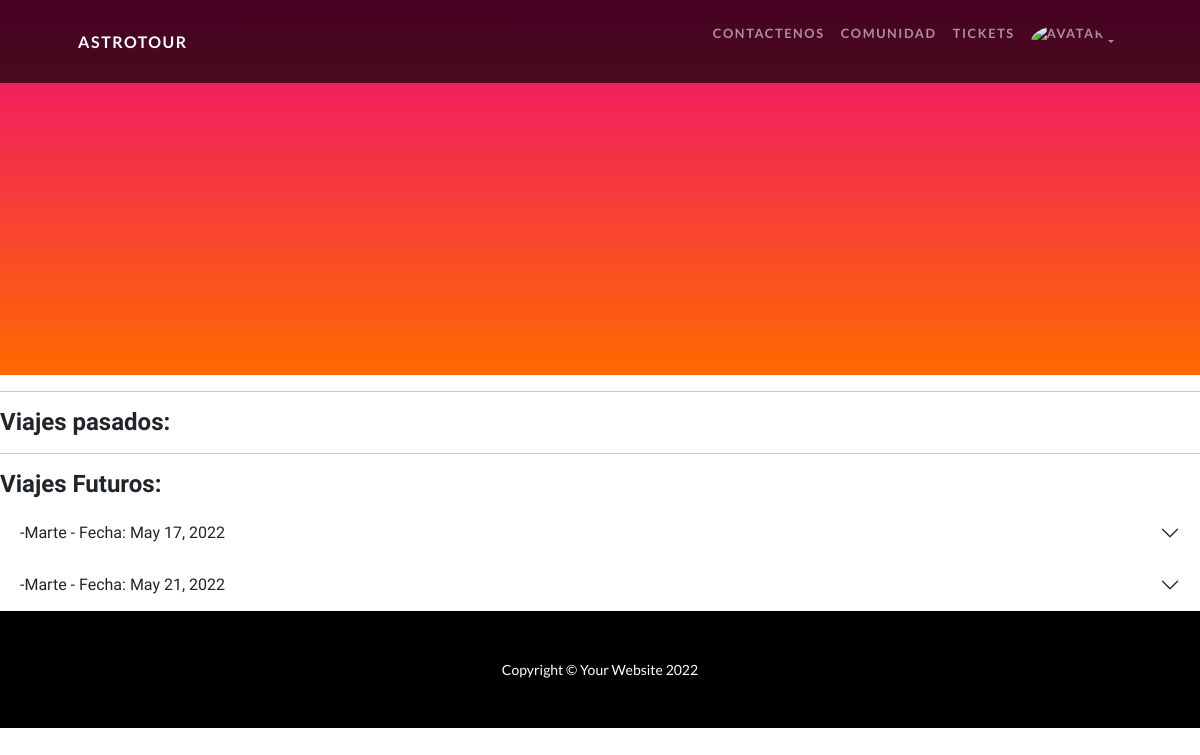
The app's page /viaje/ticket-usuario (signed in), older data.
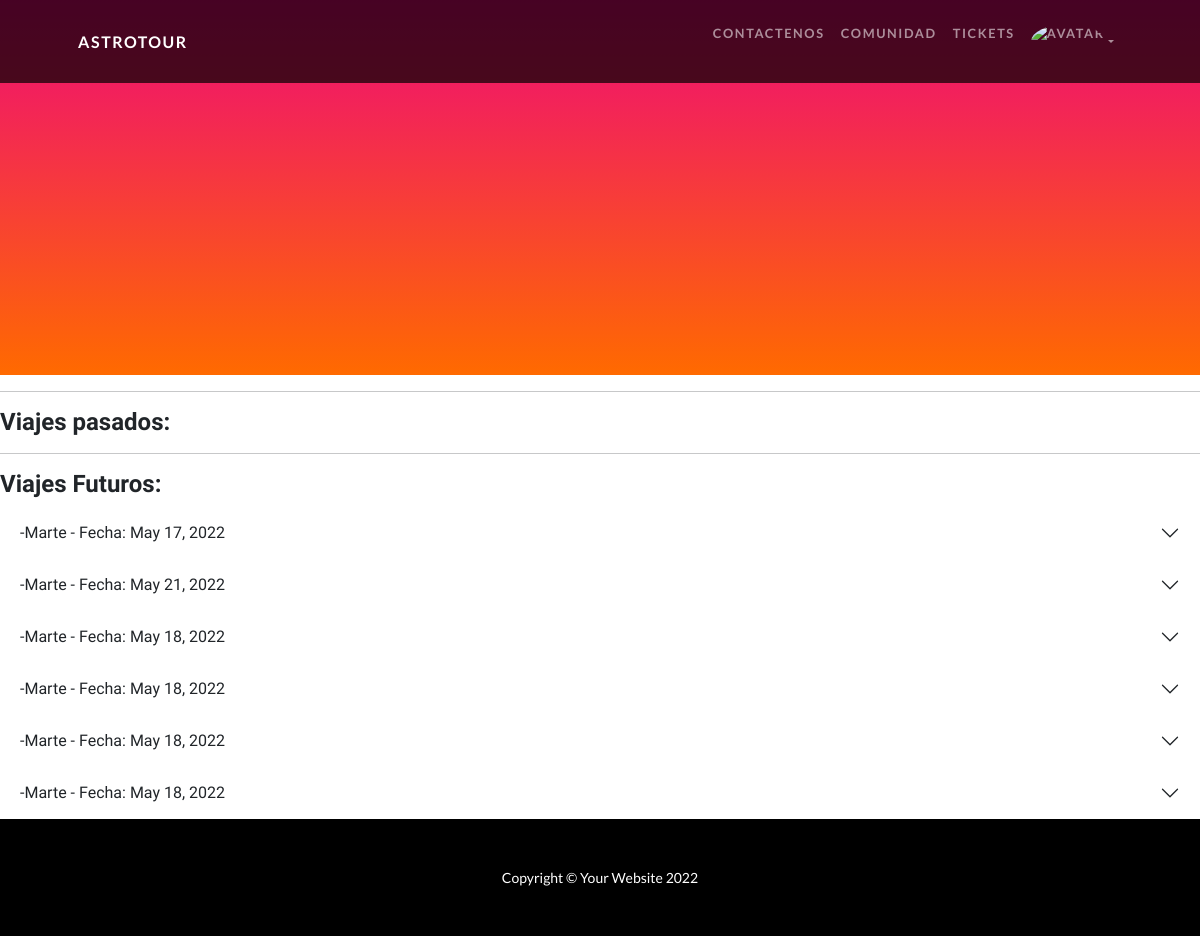
The same page, newer data.
### Viajes/models.py (models this page shows, shortened)
class Ticket_abordaje(models.Model):
    usuario = models.ForeignKey(Astroturista, on_delete= models.CASCADE)
    destino = models.ForeignKey(Destino, on_delete= models.CASCADE)
    vehiculo = models.ForeignKey(Vehiculo, on_delete= models.CASCADE)
    precio = models.IntegerField(blank = True, null = True)
    tiempo = models.FloatField(blank = True, null = True)
    fecha = models.DateField(blank = True, null = True)
    codigo_qr = models.ImageField(upload_to = "imagen", null = True, blank = True)

class Destino(models.Model):
    lugar = models.CharField(max_length = 50)
    ubicacion = models.CharField(max_length= 50)
    kilometros = models.IntegerField()
    gravedad = models.FloatField()
    resumen = models.TextField()
    descripcion = models.TextField()
    imagen = models.ImageField(upload_to = "imagen")
    def __str__(self):
        return f"{self.lugar}"

### Viajes/views.py (the view)
# urls.py: path("ticket-usuario", views.mostrar_tickets_astroturista, name = "Mostrar_tickets_usuario"),
@login_required
def mostrar_tickets_astroturista(request):
    user1 = request.user
    astroturista = Astroturista.objects.get(user = user1)
    now = datetime.now().date()
    print(now)
    tickets = Ticket_abordaje.objects.filter(usuario = astroturista)
    contexto = {"tickets_astrotusrita": tickets, "fecha_hoy": now}
    return render(request, "mostrar_ticket_usuario.html", contexto)

### Usuario/models.py (called while the page is built)
    def __str__(self):
        return f"{self.nombre} {self.apellido}"

### Viajes/models.py (called while the page is built)
    def __str__(self):
        return f"{self.nombre_vehiculo}"

### Viajes/templates/mostrar_ticket_usuario.html (shortened to what this page needs)
{% extends "padre.html" %}
{% load mathfilters %}
{% block ContenidoQueCambia %}
<section class="page-section" id="services">
    <hr class="divider" />
    <h4>Viajes pasados:</h4>
    <hr class="divider" />
    <h4>Viajes Futuros:</h4>
    {% for ticket in tickets_astrotusrita %}
    {% if ticket.fecha > fecha_hoy %}
      <div class="accordion accordion-flush" id="accordionFlushExample">
        <div class="accordion-item">
          <h2 class="accordion-header" id="flush-headingOne">
            <button class="accordion-button collapsed" type="button" data-bs-toggle="collapse" data-bs-target="#flush-collapseOne{{ticket.id}}" aria-expanded="false" aria-controls="flush-collapseOne">
                -{{ticket.destino}} - Fecha: {{ticket.fecha}}
            </button>
          </h2>
        </div>
      </div>
    {% endif %}
    {% endfor %}
</section>
{% endblock ContenidoQueCambia %}

Row changes from the older to the newer data that the page shows:
added Ticket_abordaje: destino "Marte", fecha "May 18, 2022"
added Ticket_abordaje: destino "Marte", fecha "May 18, 2022"
added Ticket_abordaje: destino "Marte", fecha "May 18, 2022"
added Ticket_abordaje: destino "Marte", fecha "May 18, 2022"
